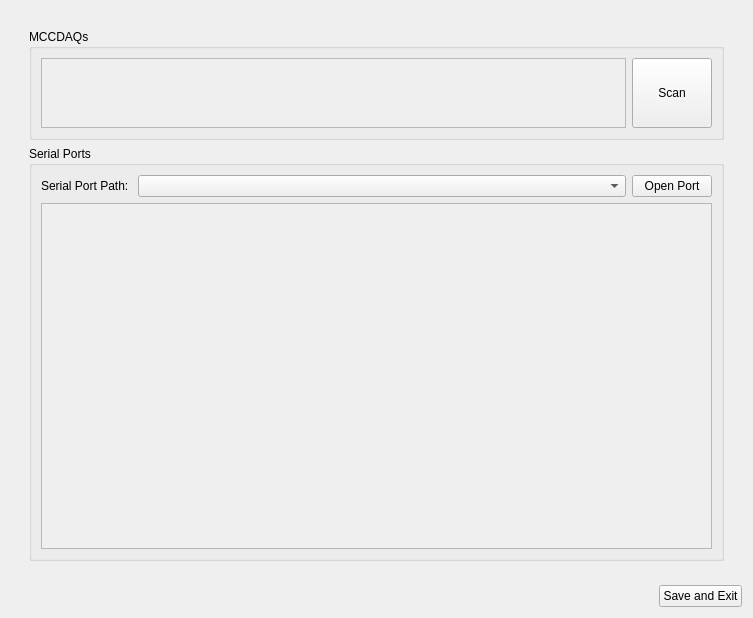
<?xml version="1.0" encoding="UTF-8"?>
<ui version="4.0">
 <class>DAQManagerFactory</class>
 <widget class="QWidget" name="DAQManagerFactory">
  <property name="geometry">
   <rect>
    <x>0</x>
    <y>0</y>
    <width>753</width>
    <height>618</height>
   </rect>
  </property>
  <property name="sizePolicy">
   <sizepolicy hsizetype="Preferred" vsizetype="Minimum">
    <horstretch>0</horstretch>
    <verstretch>0</verstretch>
   </sizepolicy>
  </property>
  <property name="windowTitle">
   <string>Form</string>
  </property>
  <layout class="QVBoxLayout" name="verticalLayout_3">
   <item>
    <layout class="QVBoxLayout" name="verticalLayout_2">
     <item>
      <widget class="QFrame" name="frame">
       <property name="sizePolicy">
        <sizepolicy hsizetype="Preferred" vsizetype="Expanding">
         <horstretch>0</horstretch>
         <verstretch>0</verstretch>
        </sizepolicy>
       </property>
       <property name="frameShape">
        <enum>QFrame::NoFrame</enum>
       </property>
       <property name="frameShadow">
        <enum>QFrame::Raised</enum>
       </property>
       <layout class="QHBoxLayout" name="horizontalLayout_5">
        <item>
         <widget class="QScrollArea" name="scrollArea_2">
          <property name="frameShape">
           <enum>QFrame::NoFrame</enum>
          </property>
          <property name="widgetResizable">
           <bool>true</bool>
          </property>
          <widget class="QWidget" name="scrollAreaWidgetContents">
           <property name="geometry">
            <rect>
             <x>0</x>
             <y>0</y>
             <width>715</width>
             <height>547</height>
            </rect>
           </property>
           <layout class="QVBoxLayout" name="verticalLayout">
            <item>
             <widget class="QGroupBox" name="MCCDAQGroupBox">
              <property name="title">
               <string>MCCDAQs</string>
              </property>
              <layout class="QHBoxLayout" name="horizontalLayout_3">
               <item>
                <layout class="QHBoxLayout" name="horizontalLayout_2">
                 <item>
                  <widget class="QScrollArea" name="scrollArea">
                   <property name="sizePolicy">
                    <sizepolicy hsizetype="Expanding" vsizetype="Preferred">
                     <horstretch>0</horstretch>
                     <verstretch>0</verstretch>
                    </sizepolicy>
                   </property>
                   <property name="widgetResizable">
                    <bool>true</bool>
                   </property>
                   <widget class="QWidget" name="widget">
                    <property name="geometry">
                     <rect>
                      <x>0</x>
                      <y>0</y>
                      <width>583</width>
                      <height>68</height>
                     </rect>
                    </property>
                    <layout class="QVBoxLayout" name="verticalLayout_6">
                     <item>
                      <layout class="QVBoxLayout" name="MCCDAQDevicesLayout"/>
                     </item>
                     <item>
                      <spacer name="verticalSpacer_2">
                       <property name="orientation">
                        <enum>Qt::Vertical</enum>
                       </property>
                       <property name="sizeHint" stdset="0">
                        <size>
                         <width>20</width>
                         <height>40</height>
                        </size>
                       </property>
                      </spacer>
                     </item>
                    </layout>
                   </widget>
                  </widget>
                 </item>
                 <item>
                  <widget class="QPushButton" name="MCCDAQScanButton">
                   <property name="sizePolicy">
                    <sizepolicy hsizetype="Minimum" vsizetype="Preferred">
                     <horstretch>0</horstretch>
                     <verstretch>0</verstretch>
                    </sizepolicy>
                   </property>
                   <property name="focusPolicy">
                    <enum>Qt::NoFocus</enum>
                   </property>
                   <property name="text">
                    <string>Scan</string>
                   </property>
                  </widget>
                 </item>
                </layout>
               </item>
              </layout>
             </widget>
            </item>
            <item>
             <widget class="QGroupBox" name="SerialPortGroupBox">
              <property name="title">
               <string>Serial Ports</string>
              </property>
              <layout class="QHBoxLayout" name="horizontalLayout_7">
               <item>
                <layout class="QVBoxLayout" name="verticalLayout_4">
                 <item>
                  <layout class="QHBoxLayout" name="horizontalLayout_6">
                   <item>
                    <widget class="QLabel" name="label">
                     <property name="text">
                      <string>Serial Port Path: </string>
                     </property>
                    </widget>
                   </item>
                   <item>
                    <widget class="QComboBox" name="availableTTYsComboBox">
                     <property name="sizePolicy">
                      <sizepolicy hsizetype="Expanding" vsizetype="Fixed">
                       <horstretch>0</horstretch>
                       <verstretch>0</verstretch>
                      </sizepolicy>
                     </property>
                    </widget>
                   </item>
                   <item>
                    <widget class="QPushButton" name="serialportOpenButton">
                     <property name="focusPolicy">
                      <enum>Qt::NoFocus</enum>
                     </property>
                     <property name="text">
                      <string>Open Port</string>
                     </property>
                    </widget>
                   </item>
                  </layout>
                 </item>
                 <item>
                  <widget class="QScrollArea" name="scrollArea_3">
                   <property name="sizePolicy">
                    <sizepolicy hsizetype="Expanding" vsizetype="Expanding">
                     <horstretch>0</horstretch>
                     <verstretch>0</verstretch>
                    </sizepolicy>
                   </property>
                   <property name="widgetResizable">
                    <bool>true</bool>
                   </property>
                   <widget class="QWidget" name="scrollAreaWidgetContents_2">
                    <property name="geometry">
                     <rect>
                      <x>0</x>
                      <y>0</y>
                      <width>669</width>
                      <height>326</height>
                     </rect>
                    </property>
                    <layout class="QVBoxLayout" name="verticalLayout_5">
                     <item>
                      <layout class="QVBoxLayout" name="SerialportDevicesLayout"/>
                     </item>
                     <item>
                      <spacer name="verticalSpacer">
                       <property name="orientation">
                        <enum>Qt::Vertical</enum>
                       </property>
                       <property name="sizeType">
                        <enum>QSizePolicy::Expanding</enum>
                       </property>
                       <property name="sizeHint" stdset="0">
                        <size>
                         <width>20</width>
                         <height>40</height>
                        </size>
                       </property>
                      </spacer>
                     </item>
                    </layout>
                   </widget>
                  </widget>
                 </item>
                </layout>
               </item>
              </layout>
             </widget>
            </item>
           </layout>
          </widget>
         </widget>
        </item>
       </layout>
      </widget>
     </item>
     <item>
      <layout class="QHBoxLayout" name="horizontalLayout">
       <item>
        <spacer name="horizontalSpacer">
         <property name="orientation">
          <enum>Qt::Horizontal</enum>
         </property>
         <property name="sizeType">
          <enum>QSizePolicy::Expanding</enum>
         </property>
         <property name="sizeHint" stdset="0">
          <size>
           <width>40</width>
           <height>20</height>
          </size>
         </property>
        </spacer>
       </item>
       <item>
        <widget class="QPushButton" name="pushButton">
         <property name="text">
          <string>Save and Exit</string>
         </property>
        </widget>
       </item>
      </layout>
     </item>
    </layout>
   </item>
  </layout>
 </widget>
 <resources/>
 <connections/>
</ui>
